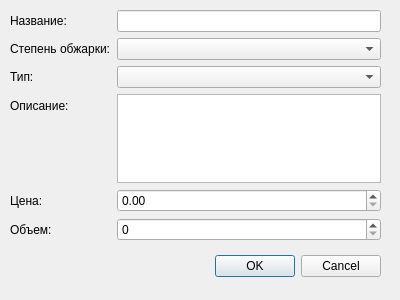
<?xml version="1.0" encoding="UTF-8"?>
<ui version="4.0">
 <class>Dialog</class>
 <widget class="QDialog" name="Dialog">
  <property name="geometry">
   <rect>
    <x>0</x>
    <y>0</y>
    <width>400</width>
    <height>300</height>
   </rect>
  </property>
  <property name="windowTitle">
   <string>Добавить/Редактировать кофе</string>
  </property>
  <widget class="QWidget" name="formLayoutWidget">
   <property name="geometry">
    <rect>
     <x>10</x>
     <y>10</y>
     <width>371</width>
     <height>231</height>
    </rect>
   </property>
   <layout class="QFormLayout" name="formLayout">
    <item row="0" column="0">
     <widget class="QLabel" name="label">
      <property name="text">
       <string>Название:</string>
      </property>
     </widget>
    </item>
    <item row="0" column="1">
     <widget class="QLineEdit" name="nameEdit"/>
    </item>
    <item row="1" column="0">
     <widget class="QLabel" name="label_2">
      <property name="text">
       <string>Степень обжарки:</string>
      </property>
     </widget>
    </item>
    <item row="1" column="1">
     <widget class="QComboBox" name="roastLevelCombo"/>
    </item>
    <item row="2" column="0">
     <widget class="QLabel" name="label_3">
      <property name="text">
       <string>Тип:</string>
      </property>
     </widget>
    </item>
    <item row="2" column="1">
     <widget class="QComboBox" name="typeCombo"/>
    </item>
    <item row="3" column="0">
     <widget class="QLabel" name="label_4">
      <property name="text">
       <string>Описание:</string>
      </property>
     </widget>
    </item>
    <item row="3" column="1">
     <widget class="QPlainTextEdit" name="descriptionEdit"/>
    </item>
    <item row="4" column="0">
     <widget class="QLabel" name="label_5">
      <property name="text">
       <string>Цена:</string>
      </property>
     </widget>
    </item>
    <item row="4" column="1">
     <widget class="QDoubleSpinBox" name="priceSpin">
      <property name="minimum">
       <double>0.000000000000000</double>
      </property>
      <property name="maximum">
       <double>10000.000000000000000</double>
      </property>
     </widget>
    </item>
    <item row="5" column="0">
     <widget class="QLabel" name="label_6">
      <property name="text">
       <string>Объем:</string>
      </property>
     </widget>
    </item>
    <item row="5" column="1">
     <widget class="QSpinBox" name="volumeSpin">
      <property name="minimum">
       <number>0</number>
      </property>
      <property name="maximum">
       <number>10000</number>
      </property>
     </widget>
    </item>
   </layout>
  </widget>
  <widget class="QDialogButtonBox" name="buttonBox">
   <property name="geometry">
    <rect>
     <x>10</x>
     <y>250</y>
     <width>371</width>
     <height>32</height>
    </rect>
   </property>
   <property name="orientation">
    <enum>Qt::Horizontal</enum>
   </property>
   <property name="standardButtons">
    <set>QDialogButtonBox::Cancel|QDialogButtonBox::Ok</set>
   </property>
  </widget>
 </widget>
 <resources/>
 <connections/>
</ui>
